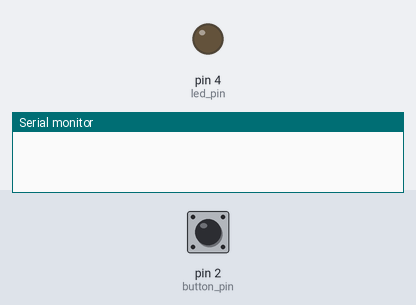
Bench run of a sketch on a simulated Arduino Uno, built with avr-gcc and run on an emulated ATmega328P. Shown: output pins drawn as LEDs (lit = HIGH), the last lines printed to the serial monitor. The test bench sets the inputs (shaded band); at power-on: pin 2 (button_pin) HIGH.

Above: at 1.2 s.
1.3 s: pin 2 (button_pin) pulled LOW for 0.15 s
2.9 s: pin 2 (button_pin) pulled LOW for 1 s
At 3.7 s:
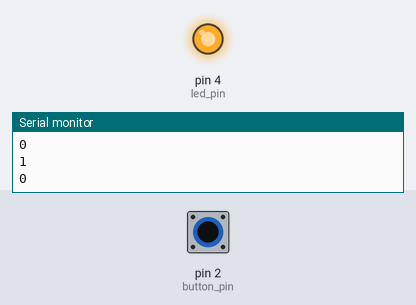
5.4 s: pin 2 (button_pin) pulled LOW for 3.2 s
At 5.7 s:
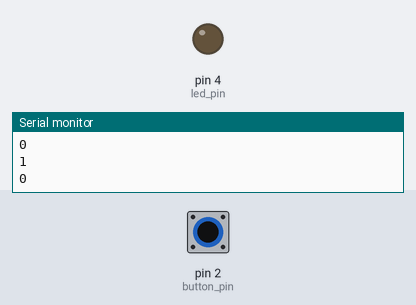
Timing chart, 0 to 8.4 s (numbered marks = the images above; inputs shaded):
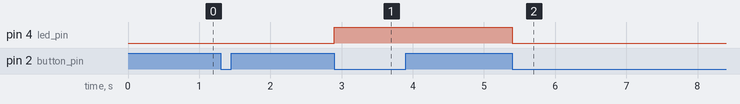

The sketch:

avaliacao_button.ino
```cpp
int count = 0;
int state = 0;
int button_pin = 2;
int led_pin = 4;

bool flag = false;

int previous = LOW;
int actual = LOW;

long time = 0;
long debounce = 0;

void setup() {
  pinMode(button_pin, INPUT_PULLUP);
  pinMode(led_pin,OUTPUT);
  Serial.begin(9600);

  attachInterrupt(digitalPinToInterrupt(button_pin),mSwitchLED, CHANGE);
}

void loop() {
  if (flag) {
    flag = false;
    state = digitalRead(button_pin);
    Serial.println(state);
    if(state == HIGH ){
      previous = actual;
      actual = HIGH;
    }
    else if(state == LOW){
      previous = actual;
      actual = LOW;
    }
    if(previous == HIGH && actual == LOW && millis() - time > debounce){
      count++;
      time = millis();
      digitalWrite(led_pin,count%2);
    }
  }
}

void mSwitchLED(){
  flag = true;
}
```

Measured:
- after the input at 2.9 s, pin 4 (led_pin): LOW → HIGH at once
- after the input at 5.4 s, pin 4 (led_pin): HIGH → LOW at once
